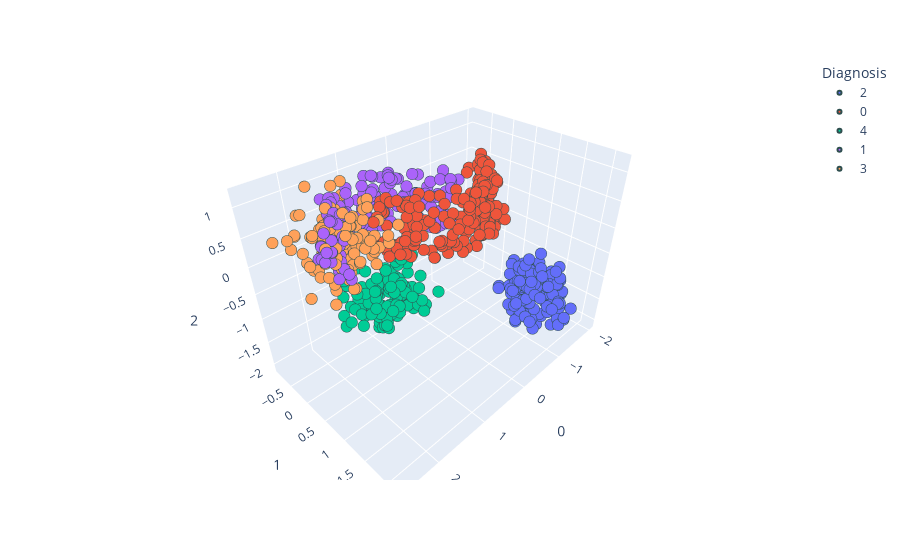

Write notebook code for a chart like this one.
### Code cell
produce_scatter_plot(X_test,y_test,[0,1,2])

### Figure 1 — Plotly figure (JSON) as saved in the notebook; plotly's stock layout.template omitted (floating-point values rounded to 4 significant figures; data arrays with more than 128 entries replaced by an {"elided": "..."} marker saying what was removed)
{"data": [{"hovertemplate": "Diagnosis=2<br>0=%{x}<br>1=%{y}<br>2=%{z}<extra></extra>", "legendgroup": "2", "marker": {"color": "#636efa", "line": {"color": "DarkSlateGrey", "width": 2}, "size": 4, "symbol": "circle"}, "mode": "markers", "name": "2", "scene": "scene", "showlegend": true, "type": "scatter3d", "x": {"elided": "142 float values"}, "y": {"elided": "142 float values"}, "z": {"elided": "142 float values"}}, {"hovertemplate": "Diagnosis=0<br>0=%{x}<br>1=%{y}<br>2=%{z}<extra></extra>", "legendgroup": "0", "marker": {"color": "#EF553B", "line": {"color": "DarkSlateGrey", "width": 2}, "size": 4, "symbol": "circle"}, "mode": "markers", "name": "0", "scene": "scene", "showlegend": true, "type": "scatter3d", "x": {"elided": "216 float values"}, "y": {"elided": "216 float values"}, "z": {"elided": "216 float values"}}, {"hovertemplate": "Diagnosis=4<br>0=%{x}<br>1=%{y}<br>2=%{z}<extra></extra>", "legendgroup": "4", "marker": {"color": "#00cc96", "line": {"color": "DarkSlateGrey", "width": 2}, "size": 4, "symbol": "circle"}, "mode": "markers", "name": "4", "scene": "scene", "showlegend": true, "type": "scatter3d", "x": {"elided": "130 float values"}, "y": {"elided": "130 float values"}, "z": {"elided": "130 float values"}}, {"hovertemplate": "Diagnosis=1<br>0=%{x}<br>1=%{y}<br>2=%{z}<extra></extra>", "legendgroup": "1", "marker": {"color": "#ab63fa", "line": {"color": "DarkSlateGrey", "width": 2}, "size": 4, "symbol": "circle"}, "mode": "markers", "name": "1", "scene": "scene", "showlegend": true, "type": "scatter3d", "x": {"elided": "175 float values"}, "y": {"elided": "175 float values"}, "z": {"elided": "175 float values"}}, {"hovertemplate": "Diagnosis=3<br>0=%{x}<br>1=%{y}<br>2=%{z}<extra></extra>", "legendgroup": "3", "marker": {"color": "#FFA15A", "line": {"color": "DarkSlateGrey", "width": 2}, "size": 4, "symbol": "circle"}, "mode": "markers", "name": "3", "scene": "scene", "showlegend": true, "type": "scatter3d", "x": {"elided": "137 float values"}, "y": {"elided": "137 float values"}, "z": {"elided": "137 float values"}}], "layout": {"legend": {"title": {"text": "Diagnosis"}, "tracegroupgap": 0}, "margin": {"t": 60}, "scene": {"domain": {"x": [0, 1], "y": [0, 1]}, "xaxis": {"title": {"text": "0"}}, "yaxis": {"title": {"text": "1"}}, "zaxis": {"title": {"text": "2"}}}}}
